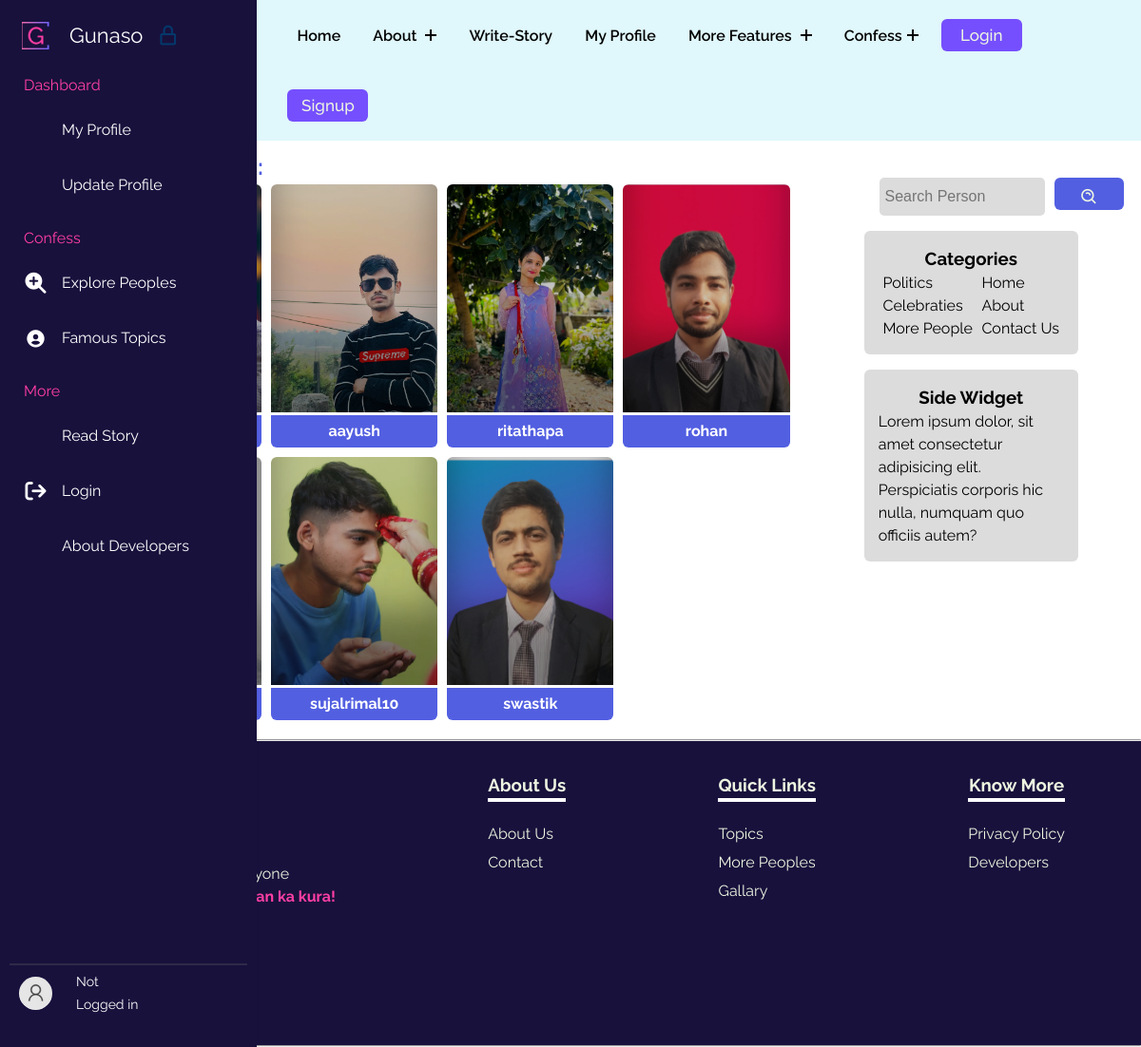
Page /searchperson/ on the earlier database version.
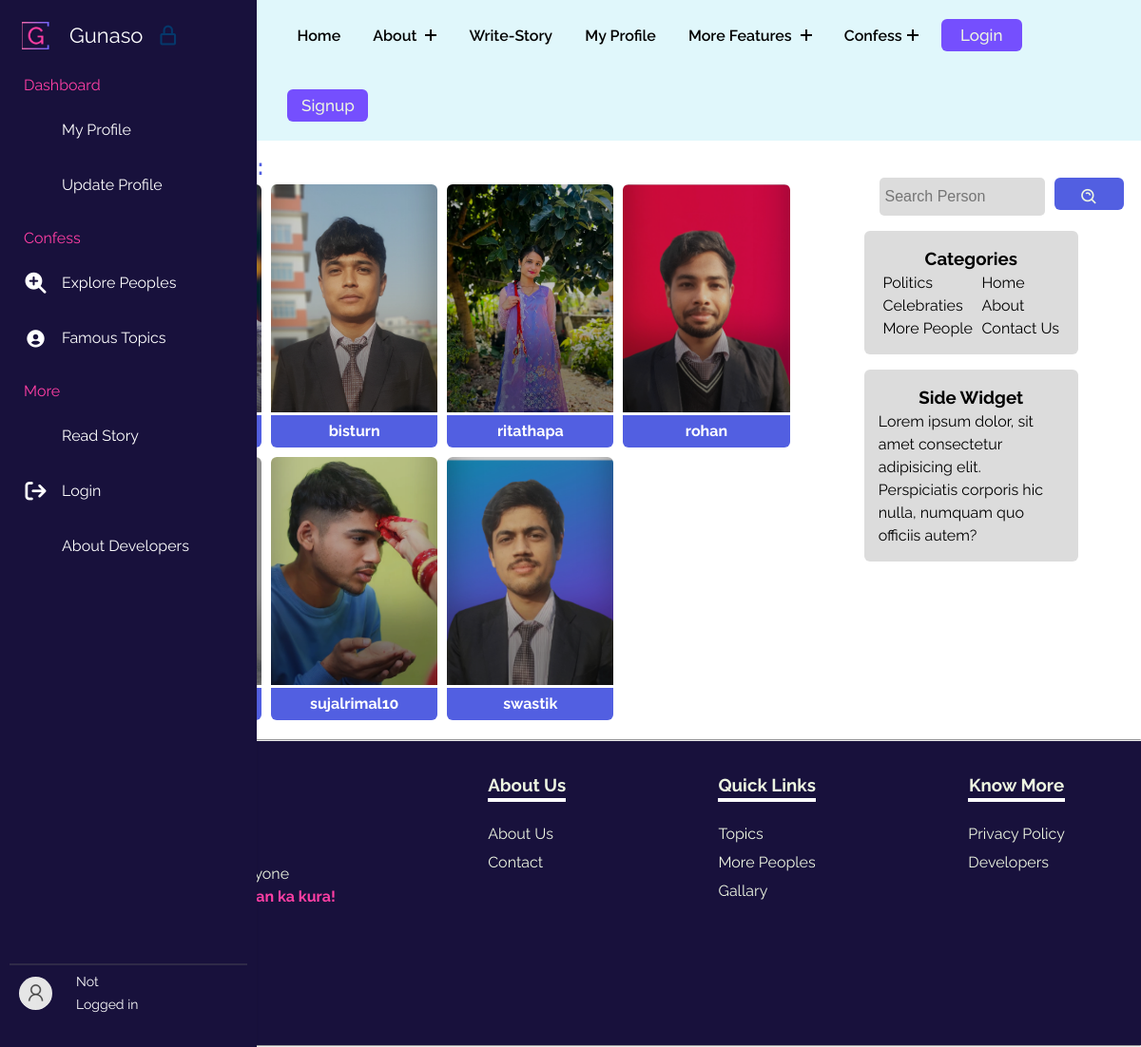
Same page on the later database version.
### gunasoApp/models.py (models this page shows, shortened)
class Profile(models.Model):
    user = models.OneToOneField(User, on_delete=models.CASCADE, related_name="Profile")
    image = models.ImageField(upload_to="gunasoApp/images/loggeduserImages", blank=True, default="upload-image")

### gunasoApp/views.py (the view, shortened to what this page needs)
# urls.py: path('searchperson/', views.searchperson, name="searchperson"),
def searchperson(request):
    query = request.GET.get('query', '')
    if len(query) > 100:
        allPerson = Profile.objects.none()
    else:
        try:
            user_id = int(query)
            person = Profile.objects.filter(user_id=user_id)
        except ValueError:
            person = Profile.objects.none()
        if request.user.is_anonymous:
            allPersonContent = Profile.objects.filter(user__username__icontains=query)
            allPerson = person.union(allPersonContent)
            params = {'allPerson': allPerson, 'query': query}
    return render(request, 'searchperson.html', params)

### templates/searchperson.html (shortened to what this page needs)
{% extends 'base.html' %}
{% load static %}
    {% block base_style%}
    {{ block.super }}
    <link rel="stylesheet" href="{% static 'styles/persons.css' %}">
    {% endblock base_style%}
    {% block content %}
    <div class="famoustopicsmain">
        <div class="containflex">
            <div class="leftside">
                <h2>Search <span class="blue">Results:</span></h2>
                    <div class="gridcontain">
                        {% for profile in allPerson %}
                        <div data-aos="fade-up">
                            <div class="card" style="background-image: url(../media/{{profile.image}});">
                            </div>
                            <div class="linksbtns">
                                <a class="usernameanchor" href="../user/{{ profile.user }}">{{ profile.user }}</a>
                            </div>
                        </div>
                        {% endfor %}
                    </div>
            </div>
            <div class="rightside">
                <div class="searchdiv">
                    <form method="get" action="{% url 'searchperson' %}">
                        <input class="searchinp" type="search" placeholder="Search Person" aria-label="Search"
                            name="query" id="query">
                        <button class="copybtn" type="submit" style="margin: 0;">
                            <i class='bx bx-search-alt'></i>
                        </button>
                    </form>
                </div>
                <div class="catandside">
                    <div class="categoriesdiv">
                        <h3>Categories</h3>
                        <div class="uls">
                            <ul class="lineone">
                                <li><a href="#">Politics</a></li>
                                <li><a href="#">Celebraties</a></li>
                                <li><a href="#">More People</a></li>
                            </ul>
                            <ul class="lineone">
                                <li><a href="/">Home</a></li>
                                <li><a href="/about">About</a></li>
                                <li><a href="/">Contact Us</a></li>
                            </ul>
                        </div>
                    </div>
                    <div class="categoriesdiv">
                        <h3>Side Widget</h3>
                        <p>Lorem ipsum dolor, sit amet consectetur adipisicing elit. Perspiciatis corporis hic nulla,
                            numquam quo officiis autem?</p>
                    </div>
                </div>
            </div>
        </div>
    </div>
    {% endblock %}

Differences in the rows shown:
removed Profile: image (picture), user "aayush"
added Profile: image (picture), user "bisturn"
